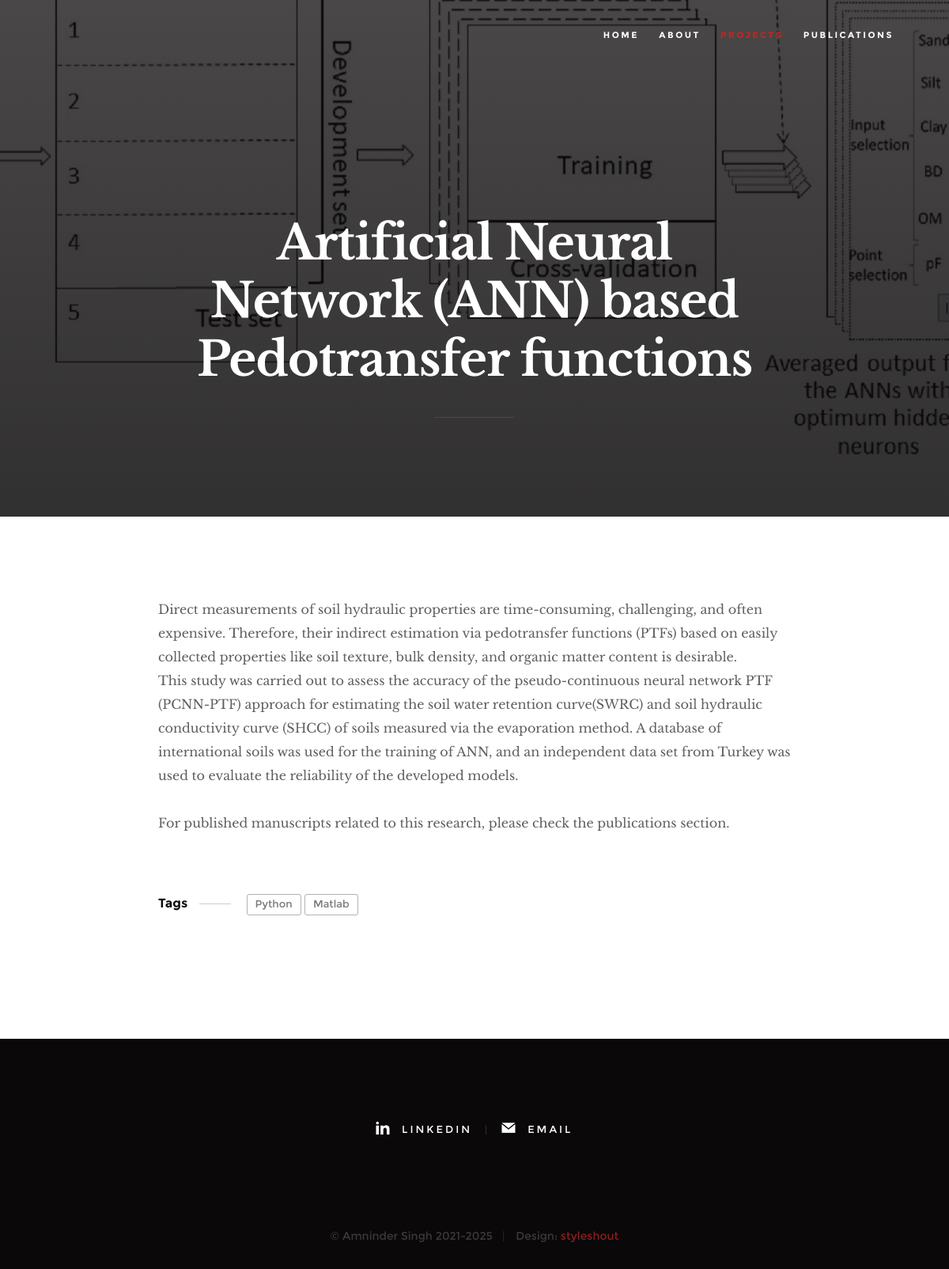
/project/4/, run on the app's committed database.
### home/models.py (models this page shows, shortened)
class Project(models.Model):
    title = models.CharField(max_length=200)
    description = models.TextField(null=True, blank=True)
    featured_image = models.ImageField(null=True, blank=True, default="default.jpg")
    image1 = models.ImageField(null=True, blank=True, default="default.jpg")
    image2 = models.ImageField(null=True, blank=True, default="default.jpg")
    image3 = models.ImageField(null=True, blank=True, default="default.jpg")
    project_link = models.TextField(max_length=500, null=True, blank=True)
    publication_link = models.TextField(max_length=2000, null=True, blank=True)
    tags = models.ManyToManyField("Tag", blank=True)
    created = models.DateTimeField(auto_now_add=True)
    class Meta:
        ordering = ["-created"]

class Tag(models.Model):
    name = models.CharField(max_length=200)
    def __str__(self):
        return self.name

### home/views.py (the view)
# urls.py: path('project/<int:pk>/', views.project, name = "project")
def project(request, pk):
    projectObj = Project.objects.get(id=pk)
    return render(request, 'single-project.html', {'project': projectObj})

### templates/single-project.html (shortened to what this page needs)
{% load static %}
<!DOCTYPE html>
<html class="no-js" lang="en">
<head>
    <link rel="stylesheet" href="{% static 'css/base.css' %}">
    <link rel="stylesheet" href="{% static 'css/vendor.css' %}">
    <link rel="stylesheet" href="{% static 'css/main.css' %}">
</head>
<body id="top">
    <header class="s-header">
        <nav class="header-nav-wrap">
            <ul class="header-nav">
                <li><a href="{% url 'home' %}" title="home">Home</a></li>
                <li><a href="{% url 'home' %}#about" title="about">About</a></li>
                <li class="current"><a href="{% url 'home' %}#projects" title="projects">Projects</a></li>
                <li><a href="{% url 'home' %}#publications" title="publications">Publications</a></li>
            </ul>
        </nav>
    </header>
    <article class="blog-single">
        <div class="page-header page-header--single page-hero" style="background-image:url({{project.featured_image.url}});">
            <div class="row page-header__content narrow">
                <article class="col-full">
                    <div class="page-header__info">
                    </div>
                    <h1 class="page-header__title">
                        <a href="#0" title="">
                            {{project.title}}
                        </a>
                    </h1>
                    <ul class="page-header__meta">
                    </ul>
                </article>
            </div>
        </div>
        <div class="row blog-content">
            <div class="col-full blog-content__main">
                <p> {{project.description|urlize|linebreaks}}</p>
                <p class="blog-content__tags">
                    <span>Tags</span>
                    {% for tag in project.tags.all %}
                    <span class="blog-content__tag-list">
                        <a>{{tag}}</a>
                    </span>
                    {% endfor %}
                </p>
            </div>
        </div>
    </article>
    <footer>
        <div class="row">
            <div class="col-full">
                <ul class="footer-social">
                    <li><a href="https://www.linkedin.com/in/amninder-singh/" target="_blank">
                        <i class="im im-linkedin" aria-hidden="true"></i>
                        <span>LinkedIn</span>
                    </a></li>
                    <li><a href="mailto:asing075@ucr.edu">
                        <i class="im im-mail" aria-hidden="true"></i>
                        <span>Email</span>
                    </a></li>
                </ul>
            </div>
        </div>
        <div class="row footer-bottom">
            <div class="col-twelve">
                <div class="copyright">
                    <span>© Amninder Singh 2021-2025</span>
                    <span>Design: <a href="https://www.styleshout.com/">styleshout</a></span>
                </div>
            </div>
        </div>
    </footer>
</body>
</html>

### static/css/base.css (style rules this page uses)
html { font-family: sans-serif; line-height: 1.15; -ms-text-size-adjust: 100%; -webkit-text-size-adjust: 100%; }
body { margin: 0; }
article, aside, footer, header, nav, section { display: block; }
h1 { font-size: 2em; margin: 0.67em 0; }
a { background-color: transparent; -webkit-text-decoration-skip: objects; }
html { font-size: 62.5%; box-sizing: border-box; }
*, *::before, *::after { box-sizing: inherit; }
body { font-weight: normal; line-height: 1; word-wrap: break-word; text-rendering: optimizeLegibility; -webkit-overflow-scrolling: touch; -webkit-text-size-adjust: none; }
body, input, button { -moz-osx-font-smoothing: grayscale; -webkit-font-smoothing: antialiased; }
div, dl, dt, dd, ul, ol, li, h1, h2, h3, h4, h5, h6, pre, form, p, blockquote, th, td { margin: 0; padding: 0; }
h1, h2, h3, h4, h5, h6 { -webkit-font-smoothing: auto; -webkit-font-smoothing: antialiased; -webkit-font-variant-ligatures: common-ligatures; -moz-font-variant-ligatures: common-ligatures; font-variant-ligatures: common-ligatures; text-rendering: optimizeLegibility; }
em, i { font-style: italic; line-height: inherit; }
ol, ul { list-style: none; }
li { display: block; }
a { text-decoration: none; line-height: inherit; }
.row { width: 94%; max-width: 1200px; margin: 0 auto; }
.row:after { content: ""; display: table; clear: both; }
[class*="col-"] { float: left; }
[class*="col-"] { padding: 0 20px; }
.col-twelve, .col-full { width: 100%; }
@media only screen and (max-width: 1200px) { [class*="col-"] { padding: 0 15px; } }

### data on the page
Project: featured_image (picture), title "Artificial Neural Network (ANN) based Pedotransfer functions", description "Direct measurements of soil hydraulic properties are time-consuming, challenging, and often expensive. Therefore, their indirect estimation via pedotransfer functions (PTFs) based on easily collected properties like soil texture, bulk density, and organic matter content is desirable. This study was carried out to assess the accuracy of the pseudo-continuous neural network PTF (PCNN-PTF) approach for estimating the soil water retention curve(SWRC) and soil hydraulic conductivity curve (SHCC) of soils measured via the evaporation method. A database of international soils was used for the training of ANN, and an independent data set from Turkey was used to evaluate the reliability of the…"
Tag: name "Python"
Tag: name "Matlab"
